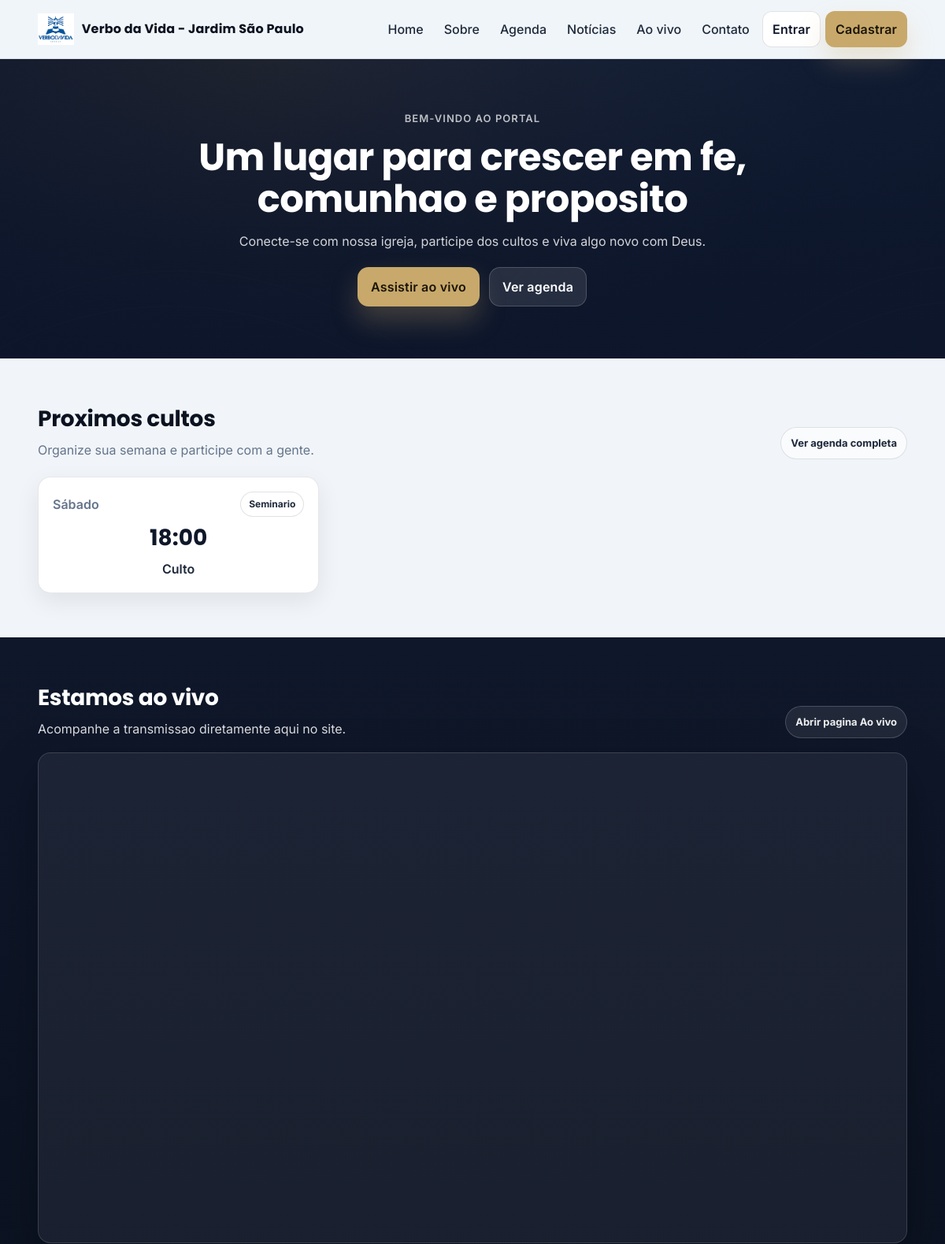
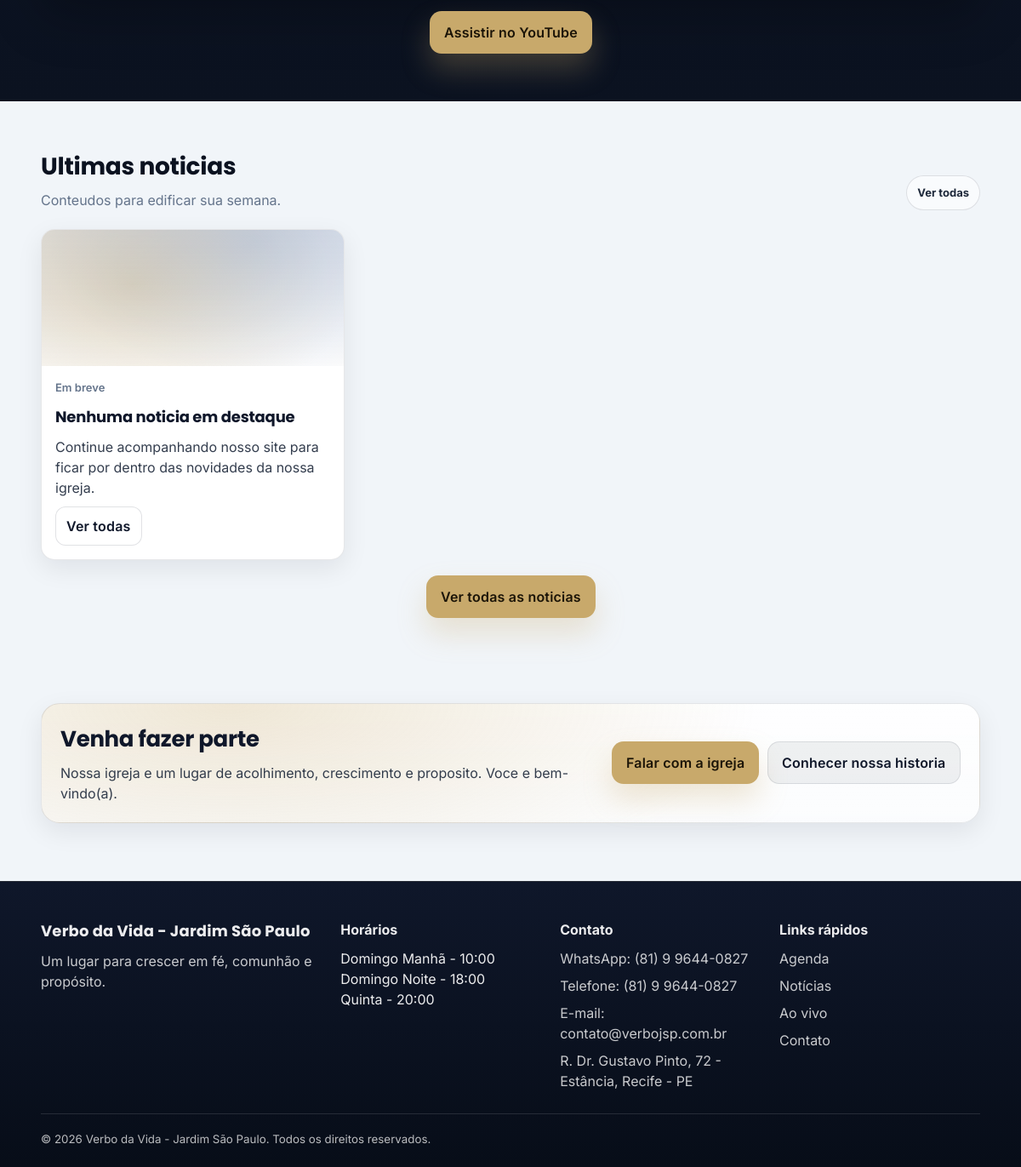
The page / on the database its author committed (2 pictures, top to bottom).
### core/models.py (models this page shows, shortened)
class SiteConfig(models.Model):
    nome_igreja = models.CharField(max_length=120, default="Verbo da Vida - Jardim São Paulo")
    Logo_img = models.ImageField("Logo", upload_to="logo/", blank=True, null=True)
    telefone = models.CharField("Telefone fixo", max_length=20, blank=True)
    whatsapp = models.CharField(
        "WhatsApp",
        max_length=20,
        blank=True,
        help_text="Ex: (81) 90000-0000",
    )
    email = models.EmailField("E-mail corporativo", blank=True)
    endereco = models.CharField(
        "Endereço completo",
        max_length=255,
        blank=True,
        help_text="Ex: R. Dr. Gustavo Pinto, 72 - Estância, Recife - PE, 50781-740",
    )
    instagram = models.URLField("Instagram", blank=True, help_text="Link completo do perfil")
    facebook = models.URLField("Facebook", blank=True, help_text="Link completo da página")
    texto_institucional = models.TextField(
        "Texto institucional curto",
        blank=True,
        help_text="Usado no rodapé ou banners pequenos. Exemplo: 'Um lugar para crescer em fé...'",
    )
    horarios_cultos = models.TextField(
        "Horários principais",
        blank=True,
        help_text="Exibidos na home e footer. Coloque um por linha. Ex: 'Domingo — 19:00'",
    )
    youtube_embed_url = models.URLField(
        "Link Ao Vivo (YouTube)",
        blank=True,
        help_text="Cole uma URL do YouTube nos formatos embed, watch ou youtu.be.",
    )
    hero_home = models.ImageField(
        "Hero da Home",
        upload_to="site/heroes/",
        blank=True,
        null=True,
        help_text="Imagem de fundo usada no topo da pagina inicial.",
    )
    hero_sobre = models.ImageField(
        "Hero do Sobre",
        upload_to="site/heroes/",
        blank=True,
        null=True,
        help_text="Imagem de fundo usada no topo da pagina Sobre.",
    )
    hero_agenda = models.ImageField(
        "Hero da Agenda",
        upload_to="site/heroes/",
        blank=True,
        null=True,
        help_text="Imagem de fundo usada no topo da pagina Agenda.",
    )
    hero_noticias = models.ImageField(
        "Hero das Noticias",
        upload_to="site/heroes/",
        blank=True,
        null=True,
        help_text="Imagem de fundo usada no topo da pagina de noticias.",
    )
    hero_ao_vivo = models.ImageField(
        "Hero do Ao Vivo",
        upload_to="site/heroes/",
        blank=True,
        null=True,
        help_text="Imagem de fundo usada no topo da pagina Ao Vivo.",
    )
    hero_contato = models.ImageField(
        "Hero do Contato",
        upload_to="site/heroes/",
        blank=True,
        null=True,
        help_text="Imagem de fundo usada no topo da pagina Contato.",
    )
    mapa_embed_url = models.URLField(
        "Link de incorporação do Google Maps",
        max_length=2000,
        blank=True,
        help_text="Cole a URL usada no iframe de incorporação do Google Maps.",
    )
    atualizado_em = models.DateTimeField(auto_now=True)
    class Meta:
        verbose_name = "Configuração do site"
        verbose_name_plural = "Configuração do site"
    @property
    def youtube_video_id(self) -> str:
        return extract_youtube_video_id(self.youtube_embed_url)
    @property
    def youtube_embed_url_normalized(self) -> str:
        if self.youtube_video_id:
            return f"https://www.youtube-nocookie.com/embed/{self.youtube_video_id}"
        return ""
    @property
    def youtube_watch_url(self) -> str:
        if self.youtube_video_id:
            return f"https://www.youtube.com/watch?v={self.youtube_video_id}"
        return (self.youtube_embed_url or "").strip()

### eventos/models.py (models this page shows, shortened)
class Evento(models.Model):
    class TipoEvento(models.TextChoices):
        CONFERENCIA = "conferencia", "Conferencia"
        SEMINARIO = "seminario", "Seminario"
        ENCONTRO = "encontro", "Encontro"
        TREINAMENTO = "treinamento", "Treinamento"
        CONGRESSO = "congresso", "Congresso"
        RETIRO = "retiro", "Retiro"
        ESPECIAL = "especial", "Evento especial"
    titulo = models.CharField(max_length=200)
    descricao = models.TextField(blank=True)
    data_inicio = models.DateField()
    data_fim = models.DateField(blank=True, null=True)
    horario = models.TimeField()
    local = models.CharField(max_length=200, blank=True)
    tipo = models.CharField(
        max_length=20,
        choices=TipoEvento.choices,
        blank=True,
    )
    imagem = models.ImageField(upload_to="eventos/", blank=True, null=True)
    capacidade_maxima = models.PositiveIntegerField(blank=True, null=True)
    publicado = models.BooleanField(default=True)
    inscricoes_abertas = models.BooleanField(default=False)
    destaque_home = models.BooleanField(default=False)
    criado_em = models.DateTimeField(auto_now_add=True)
    atualizado_em = models.DateTimeField(auto_now=True)
    class Meta:
        ordering = ["data_inicio", "horario"]
        verbose_name = "Evento"
        verbose_name_plural = "Eventos"

### core/views.py (the view)
# urls.py: 2. Add a URL to urlpatterns:  path('', views.home, name='home')
def home(request):
    hoje = timezone.localdate()
    destaques = (
        Evento.objects
        .filter(publicado=True, destaque_home=True, data_inicio__gte=hoje)
        .order_by("data_inicio", "horario")[:6]
    )
    ultimas_noticias = (
        Noticia.objects
        .filter(publicado=True, destaque_home=True, data_publicacao__lte=hoje)
        .order_by("-data_publicacao", "-criado_em")[:3]
    )
    return render(request, "core/home.html", {
        "destaques": destaques,
        "ultimas_noticias": ultimas_noticias,
    })

### core/context_processors.py (called while the page is built)
def site_config(request):
    site, _ = SiteConfig.objects.get_or_create(id=1)
    return {
        "site": site
    }

### core/models.py (called while the page is built)
def extract_youtube_video_id(url: str) -> str:
    url = (url or "").strip()
    if not url:
        return ""
    parsed = urlparse(url)
    host = (parsed.netloc or "").lower().replace("www.", "")
    path = (parsed.path or "").strip("/")
    if host in {"youtube.com", "m.youtube.com"}:
        if path == "watch":
            video_id = parse_qs(parsed.query).get("v", [""])[0].strip()
        elif path.startswith("embed/"):
            video_id = path.split("/", 1)[1].strip()
        else:
            return ""
    elif host == "youtu.be":
        video_id = path.split("/", 1)[0].strip()
    elif host == "youtube-nocookie.com" and path.startswith("embed/"):
        video_id = path.split("/", 1)[1].strip()
    else:
        return ""
    if not YOUTUBE_VIDEO_ID_REGEX.match(video_id):
        return ""
    return video_id

### usuarios/context_processors.py (called while the page is built, shortened)
def internal_permissions(request):
    if not request.user.is_authenticated:
        return {
            "can_view_departamentos": False,
            "can_manage_departamentos": False,
            "can_manage_escalas": False,
            "can_view_infantil": False,
            "can_view_secretaria": False,
            "can_view_midia": False,
            "can_manage_eventos": False,
        }

### templates/core/home.html (shortened to what this page needs)
{% extends "base.html" %}
{% block content %}
  <div class="home">
    {% url 'core:ao_vivo' as home_live_url %}
    {% url 'eventos:agenda' as home_agenda_url %}
    {% include "components/hero.html" with titulo="Um lugar para crescer em fe, comunhao e proposito" descricao="Conecte-se com nossa igreja, participe dos cultos e viva algo novo com Deus." imagem_fundo=site.hero_home kicker="Bem-vindo ao portal" primary_label="Assistir ao vivo" primary_url=home_live_url secondary_label="Ver agenda" secondary_url=home_agenda_url %}
    <section class="section section--light">
      <div class="container">
        <div class="section__head">
          <div>
            <h2 class="section__title">Proximos cultos</h2>
            <p class="section__subtitle">Organize sua semana e participe com a gente.</p>
          </div>
          <a class="link-pill" href="{% url 'eventos:agenda' %}">Ver agenda completa</a>
        </div>
        <div class="grid grid--3">
          {% for evento in destaques %}
            <article class="service-card">
              <div class="service-card__top">
                <div class="service-card__day">{{ evento.data_inicio|date:"l" }}</div>
                {% if evento.tipo %}<span class="badge">{{ evento.get_tipo_display }}</span>{% endif %}
              </div>
              <div class="service-card__time">{{ evento.horario|time:"H:i" }}</div>
              <div class="service-card__name">{{ evento.titulo }}</div>
            </article>
          {% endfor %}
        </div>
      </div>
    </section>
    <section class="section section--dark">
      <div class="container">
        <div class="live">
          <div class="section__head section__head--dark">
            <div>
              <h2 class="section__title section__title--light">Estamos ao vivo</h2>
              <p class="section__subtitle section__subtitle--light">Acompanhe a transmissao diretamente aqui no site.</p>
            </div>
            <a class="link-pill link-pill--dark" href="{% url 'core:ao_vivo' %}">Abrir pagina Ao vivo</a>
          </div>
          {% if site.youtube_embed_url_normalized %}
            <div class="video-frame">
              <iframe
                src="{{ site.youtube_embed_url_normalized }}"
                title="YouTube video player"
                frameborder="0"
                allow="accelerometer; autoplay; clipboard-write; encrypted-media; gyroscope; picture-in-picture; web-share"
                allowfullscreen>
              </iframe>
            </div>
            <div class="live__actions">
              <a class="btn btn--primary" href="{{ site.youtube_watch_url }}" target="_blank" rel="noopener noreferrer">Assistir no YouTube</a>
            </div>
          {% else %}
            <div class="card card--dark">
              <p class="muted muted--light">
                Configure o link em <strong>/admin</strong> -> <strong>Configuracoes do site</strong> -> <strong>youtube_embed_url</strong>.
              </p>
            </div>
          {% endif %}
        </div>
      </div>
    </section>
    <section class="section">
      <div class="container">
        <div class="section__head">
          <div>
            <h2 class="section__title">Ultimas noticias</h2>
            <p class="section__subtitle">Conteudos para edificar sua semana.</p>
          </div>
          <a class="link-pill" href="{% url 'noticias:lista' %}">Ver todas</a>
        </div>
        <div class="grid grid--3">
          {% for noticia in ultimas_noticias %}
            <article class="post-card">
              {% if noticia.imagem %}
                <div class="post-card__img" style="background: url('{{ noticia.imagem.url }}') center/cover no-repeat;"></div>
              {% else %}
                <div class="post-card__img" aria-hidden="true"></div>
              {% endif %}
              <div class="post-card__body">
                <div class="post-card__meta">{{ noticia.data_publicacao|date:"d/m/Y" }}</div>
                <h3 class="post-card__title">{{ noticia.titulo }}</h3>
                <p class="post-card__excerpt">
                  {{ noticia.resumo|default:noticia.conteudo|striptags|truncatewords:15 }}
                </p>
                <a class="btn btn--sm btn--outline" href="{% url 'noticias:detalhe' noticia.slug %}">Ler mais</a>
              </div>
            </article>
          {% empty %}
            <article class="post-card">
              <div class="post-card__img" aria-hidden="true"></div>
              <div class="post-card__body">
                <div class="post-card__meta">Em breve</div>
                <h3 class="post-card__title">Nenhuma noticia em destaque</h3>
                <p class="post-card__excerpt">Continue acompanhando nosso site para ficar por dentro das novidades da nossa igreja.</p>
                <a class="btn btn--sm btn--outline" href="{% url 'noticias:lista' %}">Ver todas</a>
              </div>
            </article>
          {% endfor %}
        </div>
        <div class="section__foot">
          <a class="btn btn--primary" href="{% url 'noticias:lista' %}">Ver todas as noticias</a>
        </div>
      </div>
    </section>
    <section class="section section--cta">
      <div class="container">
        <div class="cta">
          <div class="cta__content">
            <h2 class="cta__title">Venha fazer parte</h2>
            <p class="cta__text">Nossa igreja e um lugar de acolhimento, crescimento e proposito. Voce e bem-vindo(a).</p>
          </div>
          <div class="cta__actions">
            <a class="btn btn--primary" href="{% url 'core:contato' %}">Falar com a igreja</a>
            <a class="btn btn--soft" href="{% url 'core:sobre' %}">Conhecer nossa historia</a>
          </div>
        </div>
      </div>
    </section>
  </div>
{% endblock %}

### templates/base.html (shortened to what this page needs)
{% load static %}
<!doctype html>
<html lang="pt-br">
  <head>
    <link rel="stylesheet" href="{% static 'css/styles.css' %}" />
  </head>
  <body class="page">
    <header class="header">
      <div class="container header__inner">
        <a class="logo" href="{% url 'core:home' %}">
          {% if site.Logo_img %}
            <img src="{{ site.Logo_img.url }}" alt="Logo" class="logo__img" />
          {% else %}
            <span class="logo__mark"></span>
          {% endif %}
          <span class="logo__text">{{ site.nome_igreja|default:"Portal" }}</span>
        </a>
        <nav class="nav" aria-label="Navegação principal">
          <a class="nav__link" href="{% url 'core:home' %}">Home</a>
          <a class="nav__link" href="{% url 'core:sobre' %}">Sobre</a>
          <a class="nav__link" href="{% url 'eventos:agenda' %}">Agenda</a>
          <a class="nav__link" href="{% url 'noticias:lista' %}">Notícias</a>
          <a class="nav__link" href="{% url 'core:ao_vivo' %}">Ao vivo</a>
          <a class="nav__link" href="{% url 'core:contato' %}">Contato</a>
          {% if user.is_authenticated %}
            <a class="btn btn--soft btn--sm" href="{% url 'usuarios:dashboard' %}">Painel</a>
          {% else %}
            <a class="btn btn--outline btn--sm" href="{% url 'usuarios:login' %}">Entrar</a>
            <a class="btn btn--primary btn--sm" href="{% url 'usuarios:registro' %}">Cadastrar</a>
          {% endif %}
        </nav>
      </div>
    </header>
    <main>
      {% block content %}{% endblock %}
    </main>
    <footer class="footer">
      <div class="container footer__grid">
        <div class="footer__col">
          <div class="footer__brand">{{ site.nome_igreja|default:"Portal" }}</div>
          <p class="footer__text">
            {{ site.texto_institucional|default:"Um lugar para crescer em fé, comunhão e propósito." }}
          </p>
        </div>
        <div class="footer__col">
          <div class="footer__title">Horários</div>
          <div class="footer__text" style="color: var(--text-muted);">
            {{ site.horarios_cultos|default:"Domingo — 09:00\nDomingo — 19:00\nQuarta — 20:00"|linebreaksbr }}
          </div>
        </div>
        <div class="footer__col">
          <div class="footer__title">Contato</div>
          <ul class="footer__list">
            {% if site.whatsapp %}<li>WhatsApp: {{ site.whatsapp }}</li>{% endif %}
            {% if site.telefone %}<li>Telefone: {{ site.telefone }}</li>{% endif %}
            {% if site.email %}<li>E-mail: {{ site.email }}</li>{% endif %}
            {% if site.endereco %}<li>{{ site.endereco }}</li>{% endif %}
          </ul>
        </div>
        <div class="footer__col">
          <div class="footer__title">Links rápidos</div>
          <ul class="footer__list">
            <li><a class="footer__link" href="{% url 'eventos:agenda' %}">Agenda</a></li>
            <li><a class="footer__link" href="{% url 'noticias:lista' %}">Notícias</a></li>
            <li><a class="footer__link" href="{% url 'core:ao_vivo' %}">Ao vivo</a></li>
            <li><a class="footer__link" href="{% url 'core:contato' %}">Contato</a></li>
          </ul>
        </div>
      </div>
      <div class="container footer__bottom">
        <small>© {% now "Y" %} {{ site.nome_igreja|default:"Portal" }}. Todos os direitos reservados.</small>
      </div>
    </footer>
  </body>
</html>

### rows shown on the page
SiteConfig: Logo_img (picture), nome_igreja "Verbo da Vida - Jardim São Paulo", texto_institucional "Um lugar para crescer em fé, comunhão e propósito.", horarios_cultos "Domingo Manhã - 10:00 Domingo Noite - 18:00 Quinta - 20:00", whatsapp "(81) 9 9644-0827", telefone "(81) 9 9644-0827", email "contato@verbojsp.com.br", endereco "R. Dr. Gustavo Pinto, 72 - Estância, Recife - PE"
Evento: data_inicio "Sábado", tipo "Seminario", horario "18:00", titulo "Culto"

### other values the page prints
{{ kicker }} "BEM-VINDO AO PORTAL"
{{ titulo }} "Um lugar para crescer em fe, comunhao e proposito"
{{ descricao }} "Conecte-se com nossa igreja, participe dos cultos e viva algo novo com Deus."
{{ primary_label }} "Assistir ao vivo"
{{ secondary_label }} "Ver agenda"
